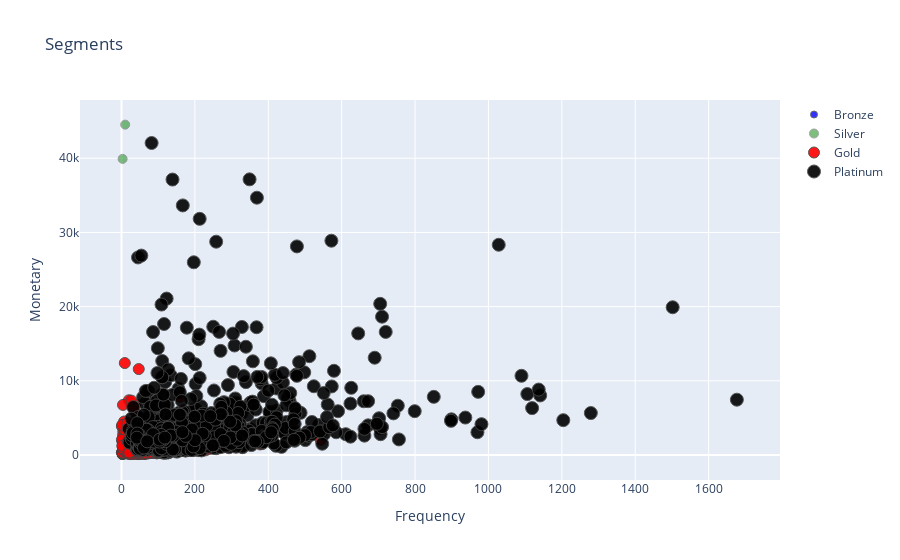

Notebook cell for this chart:
### Code cell
#Frequency Vs Monetary
graph = rfm_scores.query("Monetary < 50000 and Frequency < 2000")

plot_data = [
    gobj.Scatter(
        x=graph.query("RFM_Loyalty_Level == 'Bronze'")['Frequency'],
        y=graph.query("RFM_Loyalty_Level == 'Bronze'")['Monetary'],
        mode='markers',
        name='Bronze',
        marker= dict(size= 7,
            line= dict(width=1),
            color= 'blue',
            opacity= 0.8
           )
    ),gobj.Scatter(
        x=graph.query("RFM_Loyalty_Level == 'Silver'")['Frequency'],
        y=graph.query("RFM_Loyalty_Level == 'Silver'")['Monetary'],
        mode='markers',
        name='Silver',
        marker= dict(size= 9,
            line= dict(width=1),
            color= 'green',
            opacity= 0.5
           )
    ),
        gobj.Scatter(
        x=graph.query("RFM_Loyalty_Level == 'Gold'")['Frequency'],
        y=graph.query("RFM_Loyalty_Level == 'Gold'")['Monetary'],
        mode='markers',
        name='Gold',
        marker= dict(size= 11,
            line= dict(width=1),
            color= 'red',
            opacity= 0.9
           )
    ),
    gobj.Scatter(
        x=graph.query("RFM_Loyalty_Level == 'Platinum'")['Frequency'],
        y=graph.query("RFM_Loyalty_Level == 'Platinum'")['Monetary'],
        mode='markers',
        name='Platinum',
        marker= dict(size= 13,
            line= dict(width=1),
            color= 'black',
            opacity= 0.9
           )
    ),
]
plot_layout = gobj.Layout(
        yaxis= {'title': "Monetary"},
        xaxis= {'title': "Frequency"},
        title='Segments'
    )
fig = gobj.Figure(data=plot_data, layout=plot_layout)
po.iplot(fig)

### Figure 1 — Plotly figure (JSON) as saved in the notebook; plotly's stock layout.template omitted (floating-point values rounded to 4 significant figures; data arrays with more than 128 entries replaced by an {"elided": "..."} marker saying what was removed)
{"data": [{"marker": {"color": "blue", "line": {"width": 1}, "opacity": 0.8, "size": 7}, "mode": "markers", "name": "Bronze", "type": "scatter", "x": {"elided": "705 int values"}, "y": {"elided": "705 float values"}}, {"marker": {"color": "green", "line": {"width": 1}, "opacity": 0.5, "size": 9}, "mode": "markers", "name": "Silver", "type": "scatter", "x": {"elided": "894 int values"}, "y": {"elided": "894 float values"}}, {"marker": {"color": "red", "line": {"width": 1}, "opacity": 0.9, "size": 11}, "mode": "markers", "name": "Gold", "type": "scatter", "x": {"elided": "1180 int values"}, "y": {"elided": "1180 float values"}}, {"marker": {"color": "black", "line": {"width": 1}, "opacity": 0.9, "size": 13}, "mode": "markers", "name": "Platinum", "type": "scatter", "x": {"elided": "1123 int values"}, "y": {"elided": "1123 float values"}}], "layout": {"title": {"text": "Segments"}, "xaxis": {"title": {"text": "Frequency"}}, "yaxis": {"title": {"text": "Monetary"}}}}
